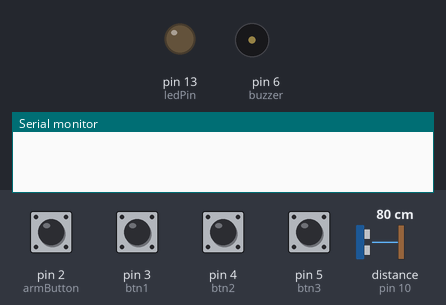
Simulated run of this sketch. Board: Arduino Uno, built with avr-gcc and run on an emulated ATmega328P. On the bench: output pins drawn as LEDs (lit = HIGH), buzzer (waves = sounding), the last lines printed to the serial monitor. Dashed ring = blinking. Inputs (shaded band) come from the test bench; at power-on: pin 2 (armButton), pin 3 (btn1), pin 4 (btn2), pin 5 (btn3) HIGH, distance to the obstacle (sensor on pin 10) 80 cm. The echo pulse lasts 58.3 µs per cm; pins used as bus, display or sensor lines are not drawn.

Above: at 1.2 s.
1.3 s: pin 2 (armButton) pulled LOW for 0.15 s
At 1.7 s:
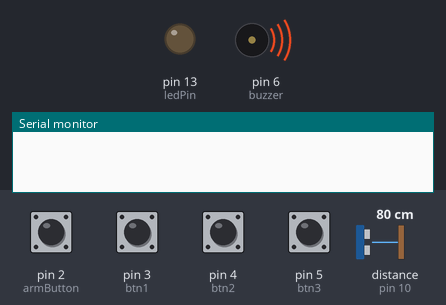
At 4.2 s:
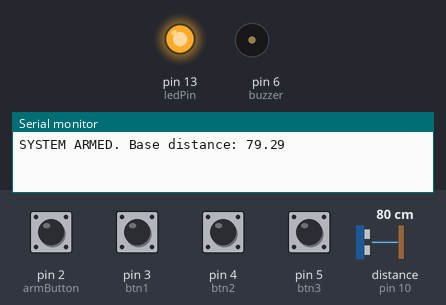
4.4 s: distance to the obstacle (sensor on pin 10) set to 52 cm
5.9 s: distance to the obstacle (sensor on pin 10) set to 46 cm
At 6.07 s:
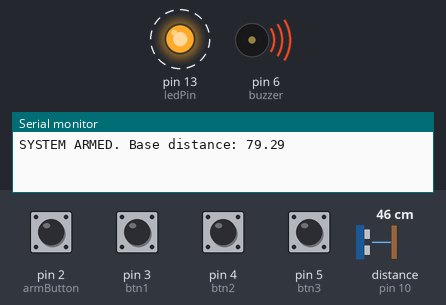
Timing chart, 0 to 14.9 s (numbered marks = the images above; inputs shaded):
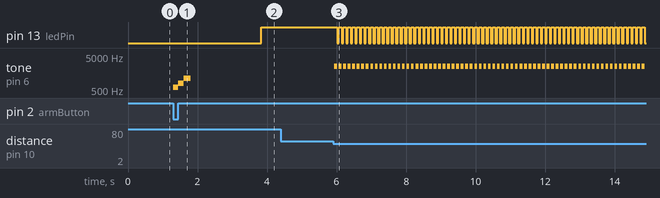

Measured:
- the behaviour switches between 50 and 49 cm on distance to the obstacle (sensor on pin 10) (found by bisection; images 2 and 3)
- after the input at 1.3 s, pin 13 (ledPin): LOW → HIGH after 2.5 s; tone on pin 6 (buzzer): silent → 600 Hz at once, → 800 Hz 0.15 s later, → 1100 Hz 0.15 s later, → silent 0.20 s later
- after the input at 4.4 s, every drawn part: stays the same
- after the input at 5.9 s, pin 13 (ledPin): alternates HIGH for 0.08 s and LOW for 0.05 s, starting after 0.12 s; tone on pin 6 (buzzer): alternates 2500 Hz for 0.08 s and silent for 0.05 s, starting at once

The sketch:

Alarm_System.ino
```cpp
const int trigPin = 9;
const int echoPin = 10;
const int armButton = 2;
const int btn1 = 3;
const int btn2 = 4;
const int btn3 = 5;
const int buzzer = 6;
const int ledPin = 13;

// --- DEFINE CODE ---
int masterCode[] = {3, 3, 1, 2, 2};
int codeLength = sizeof(masterCode) / sizeof(masterCode[0]);
int userAttempt[10];
int currentDigit = 0;
// -----------------------

float baseDistance;
bool isArmed = false;
bool isTyping = false; // Variable to check if user is entering code
unsigned long lastButtonTime = 0;

void setup() {
  pinMode(trigPin, OUTPUT);
  pinMode(echoPin, INPUT);
  pinMode(armButton, INPUT_PULLUP);
  pinMode(btn1, INPUT_PULLUP);
  pinMode(btn2, INPUT_PULLUP);
  pinMode(btn3, INPUT_PULLUP);
  pinMode(buzzer, OUTPUT);
  pinMode(ledPin, OUTPUT);

  digitalWrite(ledPin, LOW);
  Serial.begin(9600);
}

void loop() {
  // ARMING THE SYSTEM
  if (digitalRead(armButton) == LOW && !isArmed) {
    playArmingSound();

    // DELAY 2 SECONDS BEFORE TAKING MEASUREMENT
    delay(2000);

    baseDistance = getStableDistance();
    isArmed = true;
    currentDigit = 0;
    isTyping = false;
    digitalWrite(ledPin, HIGH);
    Serial.print("SYSTEM ARMED. Base distance: ");
    Serial.println(baseDistance);
    delay(500); // Small pause to prevent double press
  }

  if (isArmed) {
    float currentDist = getStableDistance();
    // DISTANCE CHECK WITH 30cm TOLERANCE
    if (currentDist > 2 && abs(currentDist - baseDistance) > 30) {
      triggerAlarm();
    }
  }
}

void triggerAlarm() {
  while (true) {
    // ON PHASE (10 seconds) - Only if not typing code
    unsigned long timerOn = millis();
    while (millis() - timerOn < 10000) {
      if (!isTyping) {
        digitalWrite(ledPin, HIGH);
        tone(buzzer, 2500);
        delay(80);
        digitalWrite(ledPin, LOW);
        noTone(buzzer);
        delay(50);
      }
      if (checkCodeLive()) return; // If returns true, disarms and exits
    }

    // OFF PHASE (2 seconds)
    noTone(buzzer);
    digitalWrite(ledPin, LOW);
    unsigned long timerOff = millis();
    while (millis() - timerOff < 2000) {
      if (checkCodeLive()) return;
    }
  }
}

bool checkCodeLive() {
  // If time passes (5 sec) without input, restart alarm
  if (isTyping && (millis() - lastButtonTime > 5000)) {
    isTyping = false;
    currentDigit = 0;
    playErrorBeep();
    Serial.println("Timeout! Alarm Resuming...");
  }

  int pressed = 0;
  if (digitalRead(btn1) == LOW) pressed = 1;
  else if (digitalRead(btn2) == LOW) pressed = 2;
  else if (digitalRead(btn3) == LOW) pressed = 3;

  if (pressed > 0) {
    if (!isTyping) {
      isTyping = true; // As soon as the first button is pressed, the alarm silences
      noTone(buzzer);
      digitalWrite(ledPin, HIGH); // LED stays on to indicate typing
    }

    playFeedbackBeep();
    userAttempt[currentDigit] = pressed;
    currentDigit++;
    lastButtonTime = millis();

    if (pressed == 1) waitForRelease(btn1);
    else if (pressed == 2) waitForRelease(btn2);
    else if (pressed == 3) waitForRelease(btn3);

    if (currentDigit == codeLength) {
      bool match = true;
      for (int i = 0; i < codeLength; i++) {
        if (userAttempt[i] != masterCode[i]) match = false;
      }

      if (match) {
        isArmed = false;
        isTyping = false;
        digitalWrite(ledPin, LOW);
        noTone(buzzer);
        playSuccessBeeps();
        return true; // SUCCESS
      } else {
        currentDigit = 0;
        isTyping = false; // If wrong, alarm restarts immediately
        playErrorBeep();
        return false;
      }
    }
  }
  return false;
}

// --- HELPER FUNCTIONS ---
void playArmingSound() {
  tone(buzzer, 600); delay(150);
  tone(buzzer, 800); delay(150);
  tone(buzzer, 1100); delay(200);
  noTone(buzzer);
}
void playFeedbackBeep() { tone(buzzer, 400); delay(150); noTone(buzzer); }
void playErrorBeep() { for(int i=0; i<2; i++) { tone(buzzer, 200); delay(300); noTone(buzzer); delay(100); } }
void playSuccessBeeps() { for(int i=0; i<3; i++) { tone(buzzer, 1500); delay(100); noTone(buzzer); delay(80); } }
void waitForRelease(int pin) { delay(50); while(digitalRead(pin) == LOW); delay(50); }

float getStableDistance() {
  float sum = 0;
  for(int i=0; i<3; i++) {
    digitalWrite(trigPin, LOW); delayMicroseconds(2);
    digitalWrite(trigPin, HIGH); delayMicroseconds(10);
    digitalWrite(trigPin, LOW);
    long duration = pulseIn(echoPin, HIGH, 25000);
    sum += (duration * 0.034 / 2);
    delay(5);
  }
  return sum / 3;
}
```
